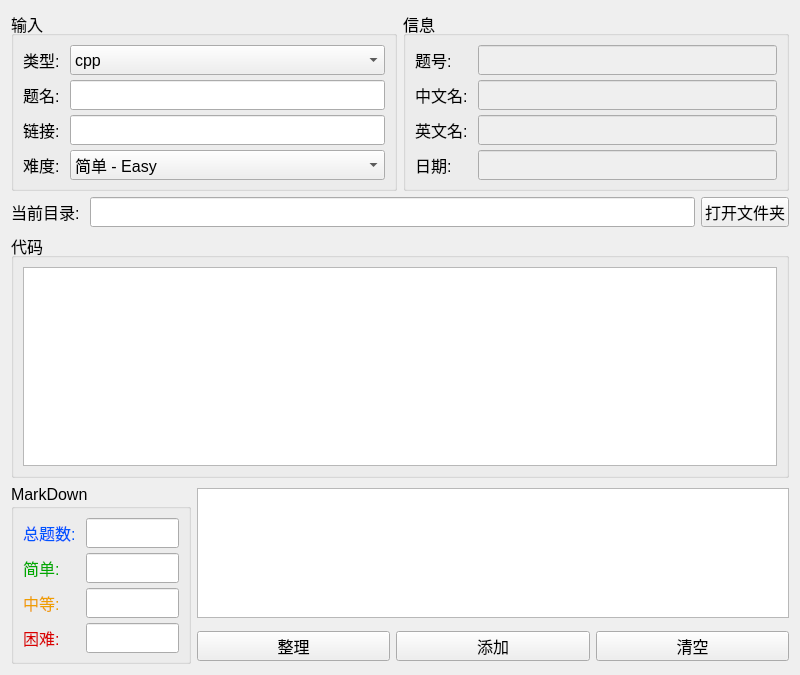
<?xml version="1.0" encoding="UTF-8"?>
<ui version="4.0">
 <class>Widget</class>
 <widget class="QWidget" name="Widget">
  <property name="geometry">
   <rect>
    <x>0</x>
    <y>0</y>
    <width>800</width>
    <height>675</height>
   </rect>
  </property>
  <property name="minimumSize">
   <size>
    <width>500</width>
    <height>500</height>
   </size>
  </property>
  <property name="windowTitle">
   <string>LeetCode题目管理 1.0.3</string>
  </property>
  <property name="windowIcon">
   <iconset>
    <normaloff>icon/icon.ico</normaloff>icon/icon.ico</iconset>
  </property>
  <layout class="QGridLayout" name="gridLayout_6">
   <item row="0" column="0">
    <widget class="QGroupBox" name="grpInput">
     <property name="minimumSize">
      <size>
       <width>0</width>
       <height>180</height>
      </size>
     </property>
     <property name="maximumSize">
      <size>
       <width>16777215</width>
       <height>180</height>
      </size>
     </property>
     <property name="font">
      <font>
       <pointsize>12</pointsize>
      </font>
     </property>
     <property name="title">
      <string>输入</string>
     </property>
     <layout class="QGridLayout" name="gridLayout">
      <item row="0" column="0">
       <widget class="QLabel" name="labInputType">
        <property name="minimumSize">
         <size>
          <width>0</width>
          <height>30</height>
         </size>
        </property>
        <property name="maximumSize">
         <size>
          <width>16777215</width>
          <height>30</height>
         </size>
        </property>
        <property name="font">
         <font>
          <pointsize>12</pointsize>
         </font>
        </property>
        <property name="text">
         <string>类型:</string>
        </property>
       </widget>
      </item>
      <item row="0" column="1">
       <widget class="QComboBox" name="cboType">
        <property name="minimumSize">
         <size>
          <width>0</width>
          <height>30</height>
         </size>
        </property>
        <property name="maximumSize">
         <size>
          <width>16777215</width>
          <height>30</height>
         </size>
        </property>
        <property name="font">
         <font>
          <pointsize>12</pointsize>
         </font>
        </property>
        <item>
         <property name="text">
          <string>cpp</string>
         </property>
        </item>
        <item>
         <property name="text">
          <string>c</string>
         </property>
        </item>
        <item>
         <property name="text">
          <string>java</string>
         </property>
        </item>
        <item>
         <property name="text">
          <string>py</string>
         </property>
        </item>
       </widget>
      </item>
      <item row="1" column="0">
       <widget class="QLabel" name="labInputName">
        <property name="minimumSize">
         <size>
          <width>0</width>
          <height>30</height>
         </size>
        </property>
        <property name="maximumSize">
         <size>
          <width>16777215</width>
          <height>30</height>
         </size>
        </property>
        <property name="font">
         <font>
          <pointsize>12</pointsize>
         </font>
        </property>
        <property name="text">
         <string>题名: </string>
        </property>
       </widget>
      </item>
      <item row="1" column="1">
       <widget class="QLineEdit" name="ledInputName">
        <property name="minimumSize">
         <size>
          <width>0</width>
          <height>30</height>
         </size>
        </property>
        <property name="maximumSize">
         <size>
          <width>16777215</width>
          <height>30</height>
         </size>
        </property>
       </widget>
      </item>
      <item row="2" column="0">
       <widget class="QLabel" name="labInputLink">
        <property name="minimumSize">
         <size>
          <width>0</width>
          <height>30</height>
         </size>
        </property>
        <property name="maximumSize">
         <size>
          <width>16777215</width>
          <height>30</height>
         </size>
        </property>
        <property name="font">
         <font>
          <pointsize>12</pointsize>
         </font>
        </property>
        <property name="text">
         <string>链接: </string>
        </property>
       </widget>
      </item>
      <item row="2" column="1">
       <widget class="QLineEdit" name="ledInputLink">
        <property name="minimumSize">
         <size>
          <width>0</width>
          <height>30</height>
         </size>
        </property>
        <property name="maximumSize">
         <size>
          <width>16777215</width>
          <height>30</height>
         </size>
        </property>
       </widget>
      </item>
      <item row="3" column="0">
       <widget class="QLabel" name="labInputDiff">
        <property name="minimumSize">
         <size>
          <width>0</width>
          <height>30</height>
         </size>
        </property>
        <property name="maximumSize">
         <size>
          <width>16777215</width>
          <height>30</height>
         </size>
        </property>
        <property name="font">
         <font>
          <pointsize>12</pointsize>
         </font>
        </property>
        <property name="text">
         <string>难度:</string>
        </property>
       </widget>
      </item>
      <item row="3" column="1">
       <widget class="QComboBox" name="cboDiff">
        <property name="minimumSize">
         <size>
          <width>0</width>
          <height>30</height>
         </size>
        </property>
        <property name="maximumSize">
         <size>
          <width>16777215</width>
          <height>30</height>
         </size>
        </property>
        <property name="font">
         <font>
          <pointsize>12</pointsize>
         </font>
        </property>
        <item>
         <property name="text">
          <string>简单 - Easy</string>
         </property>
        </item>
        <item>
         <property name="text">
          <string>中等 - Medium</string>
         </property>
        </item>
        <item>
         <property name="text">
          <string>困难 - Hard</string>
         </property>
        </item>
       </widget>
      </item>
     </layout>
    </widget>
   </item>
   <item row="0" column="1">
    <widget class="QGroupBox" name="grpInfo">
     <property name="minimumSize">
      <size>
       <width>0</width>
       <height>180</height>
      </size>
     </property>
     <property name="maximumSize">
      <size>
       <width>16777215</width>
       <height>180</height>
      </size>
     </property>
     <property name="font">
      <font>
       <pointsize>12</pointsize>
      </font>
     </property>
     <property name="title">
      <string>信息</string>
     </property>
     <layout class="QGridLayout" name="gridLayout_2">
      <item row="0" column="0">
       <widget class="QLabel" name="labInfoNum">
        <property name="minimumSize">
         <size>
          <width>0</width>
          <height>30</height>
         </size>
        </property>
        <property name="maximumSize">
         <size>
          <width>16777215</width>
          <height>30</height>
         </size>
        </property>
        <property name="font">
         <font>
          <pointsize>12</pointsize>
         </font>
        </property>
        <property name="text">
         <string>题号: </string>
        </property>
       </widget>
      </item>
      <item row="0" column="1">
       <widget class="QLineEdit" name="ledInfoNum">
        <property name="enabled">
         <bool>false</bool>
        </property>
        <property name="minimumSize">
         <size>
          <width>0</width>
          <height>30</height>
         </size>
        </property>
        <property name="maximumSize">
         <size>
          <width>16777215</width>
          <height>30</height>
         </size>
        </property>
        <property name="readOnly">
         <bool>true</bool>
        </property>
       </widget>
      </item>
      <item row="1" column="0">
       <widget class="QLabel" name="labInfoZhName">
        <property name="minimumSize">
         <size>
          <width>0</width>
          <height>30</height>
         </size>
        </property>
        <property name="maximumSize">
         <size>
          <width>16777215</width>
          <height>30</height>
         </size>
        </property>
        <property name="font">
         <font>
          <pointsize>12</pointsize>
         </font>
        </property>
        <property name="text">
         <string>中文名: </string>
        </property>
       </widget>
      </item>
      <item row="1" column="1">
       <widget class="QLineEdit" name="ledInfoZhName">
        <property name="enabled">
         <bool>false</bool>
        </property>
        <property name="minimumSize">
         <size>
          <width>0</width>
          <height>30</height>
         </size>
        </property>
        <property name="maximumSize">
         <size>
          <width>16777215</width>
          <height>30</height>
         </size>
        </property>
        <property name="readOnly">
         <bool>true</bool>
        </property>
       </widget>
      </item>
      <item row="2" column="0">
       <widget class="QLabel" name="labInfoEnName">
        <property name="minimumSize">
         <size>
          <width>0</width>
          <height>30</height>
         </size>
        </property>
        <property name="maximumSize">
         <size>
          <width>16777215</width>
          <height>30</height>
         </size>
        </property>
        <property name="font">
         <font>
          <pointsize>12</pointsize>
         </font>
        </property>
        <property name="text">
         <string>英文名: </string>
        </property>
       </widget>
      </item>
      <item row="2" column="1">
       <widget class="QLineEdit" name="ledInfoEnName">
        <property name="enabled">
         <bool>false</bool>
        </property>
        <property name="minimumSize">
         <size>
          <width>0</width>
          <height>30</height>
         </size>
        </property>
        <property name="maximumSize">
         <size>
          <width>16777215</width>
          <height>30</height>
         </size>
        </property>
        <property name="readOnly">
         <bool>true</bool>
        </property>
       </widget>
      </item>
      <item row="3" column="0">
       <widget class="QLabel" name="labInfoDate">
        <property name="minimumSize">
         <size>
          <width>0</width>
          <height>30</height>
         </size>
        </property>
        <property name="maximumSize">
         <size>
          <width>16777215</width>
          <height>30</height>
         </size>
        </property>
        <property name="font">
         <font>
          <pointsize>12</pointsize>
         </font>
        </property>
        <property name="text">
         <string>日期: </string>
        </property>
       </widget>
      </item>
      <item row="3" column="1">
       <widget class="QLineEdit" name="ledInfoDate">
        <property name="enabled">
         <bool>false</bool>
        </property>
        <property name="minimumSize">
         <size>
          <width>0</width>
          <height>30</height>
         </size>
        </property>
        <property name="maximumSize">
         <size>
          <width>16777215</width>
          <height>30</height>
         </size>
        </property>
        <property name="readOnly">
         <bool>true</bool>
        </property>
       </widget>
      </item>
     </layout>
    </widget>
   </item>
   <item row="1" column="0" colspan="2">
    <layout class="QHBoxLayout" name="horizontalLayout">
     <item>
      <widget class="QLabel" name="labCurDir">
       <property name="minimumSize">
        <size>
         <width>0</width>
         <height>30</height>
        </size>
       </property>
       <property name="maximumSize">
        <size>
         <width>16777215</width>
         <height>30</height>
        </size>
       </property>
       <property name="font">
        <font>
         <pointsize>12</pointsize>
        </font>
       </property>
       <property name="text">
        <string>当前目录: </string>
       </property>
      </widget>
     </item>
     <item>
      <widget class="QLineEdit" name="ledCurDir">
       <property name="minimumSize">
        <size>
         <width>0</width>
         <height>30</height>
        </size>
       </property>
       <property name="maximumSize">
        <size>
         <width>16777215</width>
         <height>30</height>
        </size>
       </property>
       <property name="font">
        <font>
         <pointsize>12</pointsize>
        </font>
       </property>
       <property name="dragEnabled">
        <bool>true</bool>
       </property>
       <property name="readOnly">
        <bool>true</bool>
       </property>
      </widget>
     </item>
     <item>
      <widget class="QPushButton" name="btnOpenFolder">
       <property name="minimumSize">
        <size>
         <width>0</width>
         <height>30</height>
        </size>
       </property>
       <property name="maximumSize">
        <size>
         <width>16777215</width>
         <height>30</height>
        </size>
       </property>
       <property name="font">
        <font>
         <pointsize>12</pointsize>
        </font>
       </property>
       <property name="text">
        <string>打开文件夹</string>
       </property>
      </widget>
     </item>
    </layout>
   </item>
   <item row="2" column="0" colspan="2">
    <widget class="QGroupBox" name="grpCode">
     <property name="font">
      <font>
       <pointsize>12</pointsize>
      </font>
     </property>
     <property name="title">
      <string>代码</string>
     </property>
     <layout class="QGridLayout" name="gridLayout_4">
      <item row="0" column="0">
       <widget class="QTextEdit" name="tedCode">
        <property name="font">
         <font>
          <family>Courier New</family>
          <pointsize>12</pointsize>
         </font>
        </property>
       </widget>
      </item>
     </layout>
    </widget>
   </item>
   <item row="3" column="0" colspan="2">
    <layout class="QGridLayout" name="gridLayout_5">
     <item row="0" column="0" rowspan="2">
      <widget class="QGroupBox" name="grpMarkdown">
       <property name="minimumSize">
        <size>
         <width>0</width>
         <height>180</height>
        </size>
       </property>
       <property name="maximumSize">
        <size>
         <width>180</width>
         <height>180</height>
        </size>
       </property>
       <property name="font">
        <font>
         <pointsize>12</pointsize>
        </font>
       </property>
       <property name="title">
        <string>MarkDown</string>
       </property>
       <layout class="QGridLayout" name="gridLayout_3">
        <item row="0" column="0">
         <widget class="QLabel" name="labMdTotal">
          <property name="minimumSize">
           <size>
            <width>0</width>
            <height>30</height>
           </size>
          </property>
          <property name="maximumSize">
           <size>
            <width>16777215</width>
            <height>30</height>
           </size>
          </property>
          <property name="font">
           <font>
            <pointsize>12</pointsize>
           </font>
          </property>
          <property name="text">
           <string>&lt;html&gt;&lt;head/&gt;&lt;body&gt;&lt;p&gt;&lt;span style=&quot; color:#0055ff;&quot;&gt;总题数: &lt;/span&gt;&lt;/p&gt;&lt;/body&gt;&lt;/html&gt;</string>
          </property>
         </widget>
        </item>
        <item row="0" column="1">
         <widget class="QLineEdit" name="ledMdTotal">
          <property name="minimumSize">
           <size>
            <width>0</width>
            <height>30</height>
           </size>
          </property>
          <property name="maximumSize">
           <size>
            <width>100</width>
            <height>30</height>
           </size>
          </property>
          <property name="alignment">
           <set>Qt::AlignCenter</set>
          </property>
          <property name="readOnly">
           <bool>true</bool>
          </property>
         </widget>
        </item>
        <item row="1" column="0">
         <widget class="QLabel" name="labMdEasy">
          <property name="minimumSize">
           <size>
            <width>0</width>
            <height>30</height>
           </size>
          </property>
          <property name="maximumSize">
           <size>
            <width>16777215</width>
            <height>30</height>
           </size>
          </property>
          <property name="font">
           <font>
            <pointsize>12</pointsize>
           </font>
          </property>
          <property name="text">
           <string>&lt;html&gt;&lt;head/&gt;&lt;body&gt;&lt;p&gt;&lt;span style=&quot; color:#00aa00;&quot;&gt;简单: &lt;/span&gt;&lt;/p&gt;&lt;/body&gt;&lt;/html&gt;</string>
          </property>
         </widget>
        </item>
        <item row="1" column="1">
         <widget class="QLineEdit" name="ledMdEasy">
          <property name="minimumSize">
           <size>
            <width>0</width>
            <height>30</height>
           </size>
          </property>
          <property name="maximumSize">
           <size>
            <width>100</width>
            <height>30</height>
           </size>
          </property>
          <property name="styleSheet">
           <string notr="true"/>
          </property>
          <property name="alignment">
           <set>Qt::AlignCenter</set>
          </property>
          <property name="readOnly">
           <bool>true</bool>
          </property>
         </widget>
        </item>
        <item row="2" column="0">
         <widget class="QLabel" name="labMdMedium">
          <property name="minimumSize">
           <size>
            <width>0</width>
            <height>30</height>
           </size>
          </property>
          <property name="maximumSize">
           <size>
            <width>16777215</width>
            <height>30</height>
           </size>
          </property>
          <property name="font">
           <font>
            <pointsize>12</pointsize>
           </font>
          </property>
          <property name="text">
           <string>&lt;html&gt;&lt;head/&gt;&lt;body&gt;&lt;p&gt;&lt;span style=&quot; color:#ef9f00;&quot;&gt;中等: &lt;/span&gt;&lt;/p&gt;&lt;/body&gt;&lt;/html&gt;</string>
          </property>
         </widget>
        </item>
        <item row="2" column="1">
         <widget class="QLineEdit" name="ledMdMedium">
          <property name="minimumSize">
           <size>
            <width>0</width>
            <height>30</height>
           </size>
          </property>
          <property name="maximumSize">
           <size>
            <width>100</width>
            <height>30</height>
           </size>
          </property>
          <property name="alignment">
           <set>Qt::AlignCenter</set>
          </property>
          <property name="readOnly">
           <bool>true</bool>
          </property>
         </widget>
        </item>
        <item row="3" column="0">
         <widget class="QLabel" name="labMdHard">
          <property name="minimumSize">
           <size>
            <width>0</width>
            <height>30</height>
           </size>
          </property>
          <property name="maximumSize">
           <size>
            <width>16777215</width>
            <height>30</height>
           </size>
          </property>
          <property name="font">
           <font>
            <pointsize>12</pointsize>
           </font>
          </property>
          <property name="text">
           <string>&lt;html&gt;&lt;head/&gt;&lt;body&gt;&lt;p&gt;&lt;span style=&quot; color:#da0000;&quot;&gt;困难: &lt;/span&gt;&lt;/p&gt;&lt;/body&gt;&lt;/html&gt;</string>
          </property>
         </widget>
        </item>
        <item row="3" column="1">
         <widget class="QLineEdit" name="ledMdHard">
          <property name="minimumSize">
           <size>
            <width>0</width>
            <height>30</height>
           </size>
          </property>
          <property name="maximumSize">
           <size>
            <width>100</width>
            <height>30</height>
           </size>
          </property>
          <property name="alignment">
           <set>Qt::AlignCenter</set>
          </property>
          <property name="readOnly">
           <bool>true</bool>
          </property>
         </widget>
        </item>
       </layout>
      </widget>
     </item>
     <item row="0" column="1" colspan="3">
      <widget class="QTextEdit" name="tedMd">
       <property name="maximumSize">
        <size>
         <width>16777215</width>
         <height>130</height>
        </size>
       </property>
       <property name="lineWrapMode">
        <enum>QTextEdit::NoWrap</enum>
       </property>
       <property name="readOnly">
        <bool>true</bool>
       </property>
       <property name="acceptRichText">
        <bool>true</bool>
       </property>
      </widget>
     </item>
     <item row="1" column="1">
      <widget class="QPushButton" name="btnTidy">
       <property name="minimumSize">
        <size>
         <width>0</width>
         <height>30</height>
        </size>
       </property>
       <property name="maximumSize">
        <size>
         <width>16777215</width>
         <height>30</height>
        </size>
       </property>
       <property name="font">
        <font>
         <pointsize>12</pointsize>
        </font>
       </property>
       <property name="text">
        <string>整理</string>
       </property>
      </widget>
     </item>
     <item row="1" column="2">
      <widget class="QPushButton" name="btnAdd">
       <property name="minimumSize">
        <size>
         <width>0</width>
         <height>30</height>
        </size>
       </property>
       <property name="maximumSize">
        <size>
         <width>16777215</width>
         <height>30</height>
        </size>
       </property>
       <property name="font">
        <font>
         <pointsize>12</pointsize>
        </font>
       </property>
       <property name="text">
        <string>添加</string>
       </property>
      </widget>
     </item>
     <item row="1" column="3">
      <widget class="QPushButton" name="btnClean">
       <property name="minimumSize">
        <size>
         <width>0</width>
         <height>30</height>
        </size>
       </property>
       <property name="maximumSize">
        <size>
         <width>16777215</width>
         <height>30</height>
        </size>
       </property>
       <property name="font">
        <font>
         <pointsize>12</pointsize>
        </font>
       </property>
       <property name="text">
        <string>清空</string>
       </property>
      </widget>
     </item>
    </layout>
   </item>
  </layout>
 </widget>
 <resources/>
 <connections/>
</ui>
